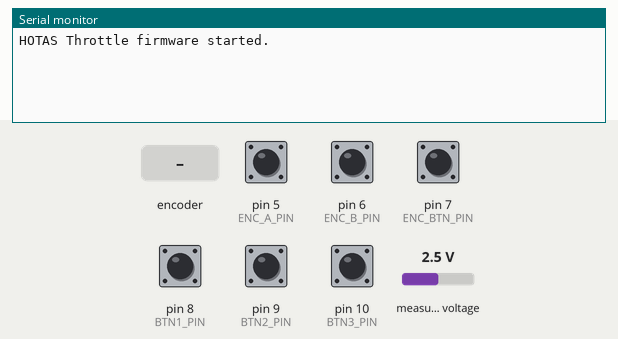
Bench run of a sketch on a simulated SparkFun Pro Micro, built with avr-gcc and run on an emulated ATmega32U4. Parts: the last lines printed to the serial monitor. Inputs (shaded band) come from the test bench; at power-on: pin 5 (ENC_A_PIN), pin 6 (ENC_B_PIN), pin 7 (ENC_BTN_PIN), pin 8 (BTN1_PIN), pin 9 (BTN2_PIN), pin 10 (BTN3_PIN) HIGH, measured voltage 2.5 V. USB keyboard and mouse output is not drawn.

Above: at 1.2 s.
1.3 s: rotary encoder on pin 5 (ENC_A_PIN) / pin 6 (ENC_B_PIN) turned 1 step (first pin leading)
At 1.9 s:
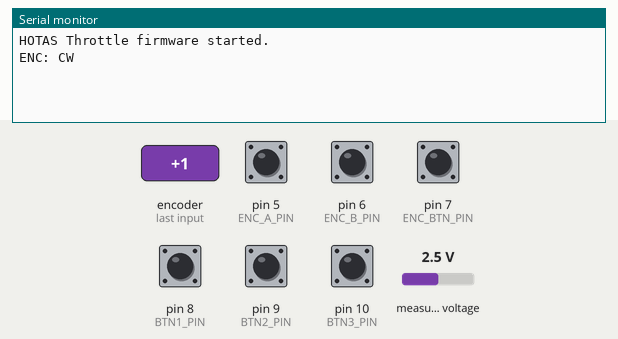
3.0 s: rotary encoder on pin 5 (ENC_A_PIN) / pin 6 (ENC_B_PIN) turned 2 steps (second pin leading)
At 4.2 s:
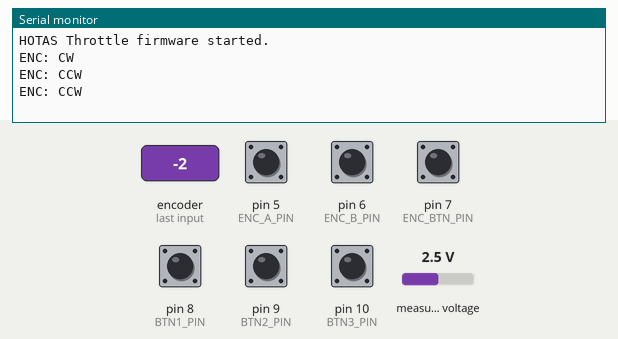

The sketch:

HOTAS_Throttle_Firmware.ino
```cpp
#include <Wire.h>
#include <Adafruit_ADS1X15.h>
#include <Joystick.h>

/*
  HOTAS Throttle – Firmware
  =========================
  Board   : Arduino Pro Micro (ATmega32u4, 5V / 16 MHz)
  ADC     : ADS1115 (I2C)
  Inputs  : 1 x Throttle axis (pot on ADS1115 A0)
            1 x Rotary encoder with push button
            3 x Momentary push buttons
  Output  : USB HID Joystick (1 axis + buttons)

  TR:
    Bu kod, Pro Micro + ADS1115 kullanarak USB joystick
    tabanlı bir throttle denetleyicisi oluşturur. Gaz ekseni
    ADS1115 üzerinden okunur, enkoder ve 3 buton joystick
    butonlarına map edilir.
*/

Adafruit_ADS1115 ads;

// ---- Throttle calibration ----
// Raw values from ADS1115 at full back and full forward.
//
// IMPORTANT:
//   Measure these for your own hardware using the
//   calibration sketch described in docs/calibration-guide.md
//
#define RAW_MIN  72       // full back (idle)
#define RAW_MAX  32767    // full forward

// Throttle filtering
static float   filteredRaw   = 0.0f;
static int16_t lastSentRaw   = 0;
#define CHANGE_THRESHOLD 40   // ignore small changes (raw units)

// ---- Encoder pins & button mapping ----
//
// Hardware wiring:
//   Encoder CLK (A)  -> D5
//   Encoder DT  (B)  -> D6
//   Encoder SW (btn) -> D7
//
const int ENC_A_PIN   = 5;
const int ENC_B_PIN   = 6;
const int ENC_BTN_PIN = 7;

// Joystick button indices (0‑based)
const int ENC_BTN_INDEX     = 0;  // encoder push (Joystick Button 1)
const int ENC_CW_BTN_INDEX  = 1;  // encoder clockwise tick (Button 2)
const int ENC_CCW_BTN_INDEX = 2;  // encoder counter‑clockwise tick (Button 3)

// Encoder state
int  lastEncA = HIGH;
int  lastEncB = HIGH;
long encoderValue = 0;
long lastReportedEncoderValue = 0;

// ---- Push buttons ----
//
// Each button: one side to GND, other side to pin below.
// All configured with INPUT_PULLUP.
//
// Suggested wiring:
//   BTN1 -> D8
//   BTN2 -> D9
//   BTN3 -> D10
//
const int BTN1_PIN = 8;
const int BTN2_PIN = 9;
const int BTN3_PIN = 10;

// Button indices in joystick HID report
const int BTN1_INDEX = 3;  // Joystick Button 4
const int BTN2_INDEX = 4;  // Joystick Button 5
const int BTN3_INDEX = 5;  // Joystick Button 6

// ---- Joystick object ----
//
// 1 throttle axis + up to 16 buttons.
// Other axes are disabled.
//
Joystick_ Joystick(
  JOYSTICK_DEFAULT_REPORT_ID,
  JOYSTICK_TYPE_JOYSTICK,
  16, 0,     // buttons, hats
  false, false, false, false, false, false, false,
  true,      // throttle
  false, false, false
);

// ----- Encoder read helper -----
void readEncoder()
{
  int a = digitalRead(ENC_A_PIN);
  int b = digitalRead(ENC_B_PIN);

  // On A change, detect direction
  if (a != lastEncA) {
    if (a == LOW) {      // falling edge
      if (b == HIGH) {
        encoderValue++;  // clockwise
      } else {
        encoderValue--;  // counter‑clockwise
      }
    }
  }

  lastEncA = a;
  lastEncB = b;
}

// ----- Setup -----
void setup()
{
  Serial.begin(115200);

  Wire.begin();
  ads.begin();
  ads.setGain(GAIN_ONE);   // 0–4.096 V range

  pinMode(ENC_A_PIN,   INPUT_PULLUP);
  pinMode(ENC_B_PIN,   INPUT_PULLUP);
  pinMode(ENC_BTN_PIN, INPUT_PULLUP);

  pinMode(BTN1_PIN, INPUT_PULLUP);
  pinMode(BTN2_PIN, INPUT_PULLUP);
  pinMode(BTN3_PIN, INPUT_PULLUP);

  Joystick.begin();

  Serial.println(F("HOTAS Throttle firmware started."));
}

// ----- Main loop -----
void loop()
{
  // -------- 1) Throttle axis --------
  int16_t raw = ads.readADC_SingleEnded(0);

  // Clamp to calibration range
  if (raw < RAW_MIN) raw = RAW_MIN;
  if (raw > RAW_MAX) raw = RAW_MAX;

  // Low‑pass filter
  if (filteredRaw == 0.0f) {
    filteredRaw = raw;
  } else {
    filteredRaw = filteredRaw * 0.8f + 0.2f * raw;
  }

  int16_t filtered = (int16_t)filteredRaw;

  // Only send to joystick if there is a significant change
  if (abs(filtered - lastSentRaw) >= CHANGE_THRESHOLD) {
    lastSentRaw = filtered;

    // Map to joystick throttle range 0‑1023
    // If the direction feels reversed in‑game,
    // swap 0 and 1023 in this map() call.
    int throttle = map(filtered, RAW_MIN, RAW_MAX, 0, 1023);
    // int throttle = map(filtered, RAW_MIN, RAW_MAX, 1023, 0); // reversed

    throttle = constrain(throttle, 0, 1023);
    Joystick.setThrottle(throttle);
  }

  // -------- 2) Encoder --------
  readEncoder();

  // Encoder push button
  int encBtnState = digitalRead(ENC_BTN_PIN);
  Joystick.setButton(ENC_BTN_INDEX, encBtnState == LOW ? 1 : 0);

  // Encoder rotation -> short button pulses
  if (encoderValue > lastReportedEncoderValue) {
    Serial.println(F("ENC: CW"));
    Joystick.setButton(ENC_CW_BTN_INDEX, 1);
    delay(5);
    Joystick.setButton(ENC_CW_BTN_INDEX, 0);
    lastReportedEncoderValue = encoderValue;
  }
  else if (encoderValue < lastReportedEncoderValue) {
    Serial.println(F("ENC: CCW"));
    Joystick.setButton(ENC_CCW_BTN_INDEX, 1);
    delay(5);
    Joystick.setButton(ENC_CCW_BTN_INDEX, 0);
    lastReportedEncoderValue = encoderValue;
  }

  // -------- 3) Push buttons --------
  int b1 = digitalRead(BTN1_PIN);
  int b2 = digitalRead(BTN2_PIN);
  int b3 = digitalRead(BTN3_PIN);

  Joystick.setButton(BTN1_INDEX, b1 == LOW ? 1 : 0);
  Joystick.setButton(BTN2_INDEX, b2 == LOW ? 1 : 0);
  Joystick.setButton(BTN3_INDEX, b3 == LOW ? 1 : 0);

  delay(5);
}
```

Measured:
- after the input at 1.3 s, the serial monitor: prints a new line at once (image 1)
- after the input at 3.0 s, the serial monitor: prints a new line at once (image 2)
